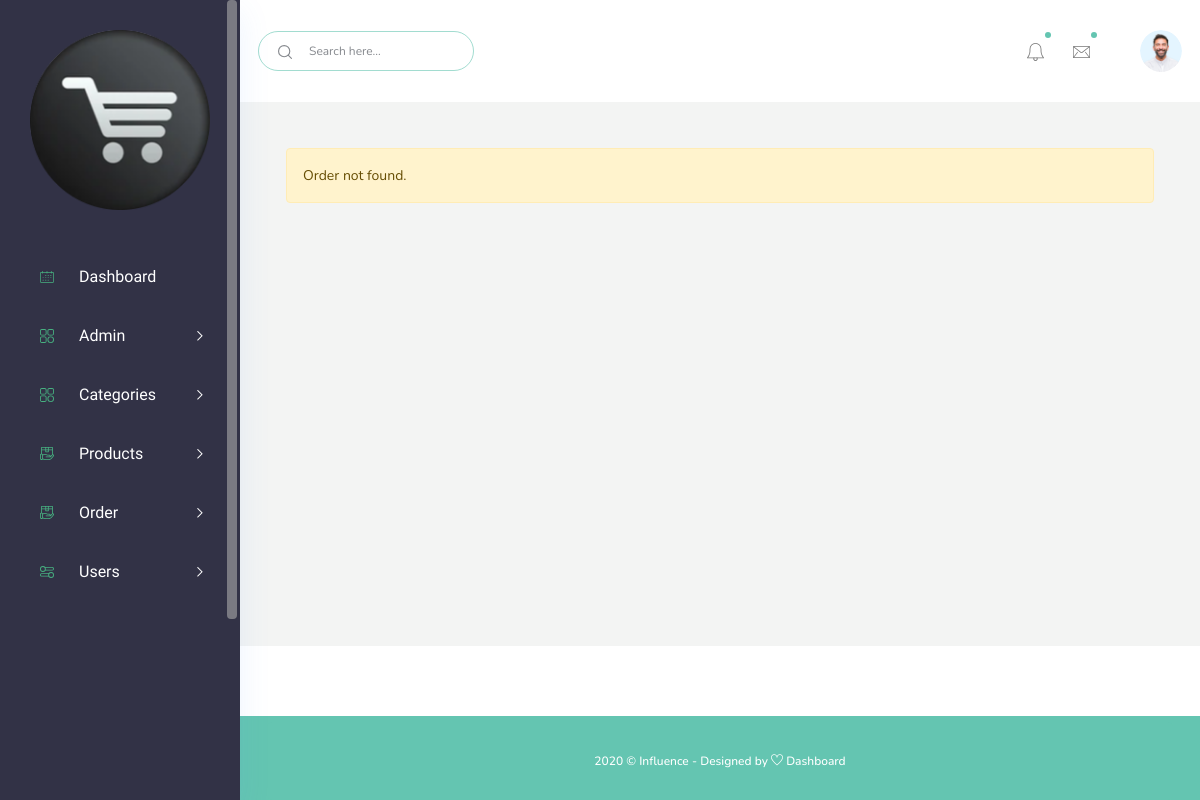
The page /admin/view_order.php?id=ORD553464 (signed in) on the database as committed earlier.
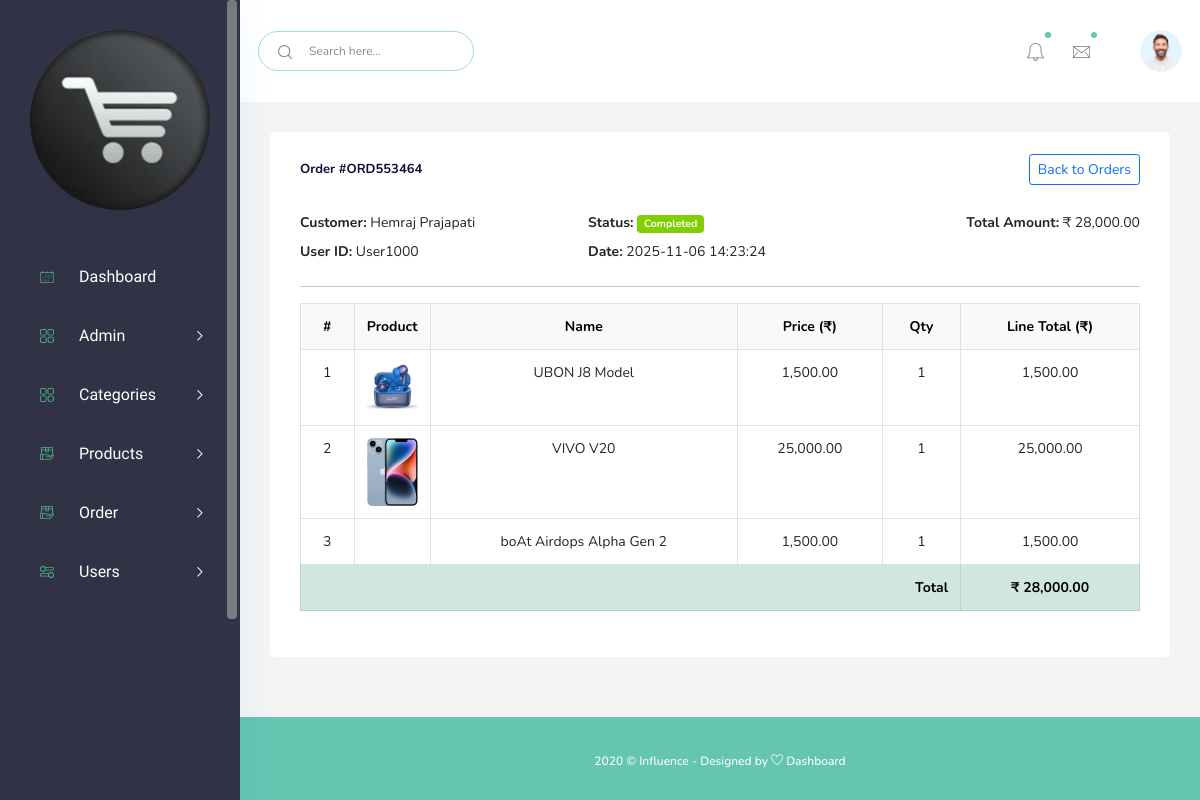
The same page on the database as committed later.
### tables this page shows
CREATE TABLE `ec_orders` (
  `id` int(11) NOT NULL,
  `order_id` varchar(30) NOT NULL,
  `user_id` varchar(20) NOT NULL,
  `customer_name` varchar(255) DEFAULT NULL,
  `total_amount` decimal(10,2) DEFAULT 0.00,
  `status` tinyint(1) DEFAULT 0,
  `created_at` timestamp NOT NULL DEFAULT current_timestamp()
);

CREATE TABLE `ec_order_items` (
  `id` int(11) NOT NULL,
  `order_id` varchar(30) NOT NULL,
  `pro_id` int(11) NOT NULL,
  `quantity` int(11) NOT NULL DEFAULT 1,
  `price` decimal(10,2) NOT NULL,
  `line_total` decimal(10,2) NOT NULL
);

CREATE TABLE `ec_products` (
  `id` int(11) NOT NULL,
  `pro_id` int(10) DEFAULT NULL,
  `pro_name` varchar(255) DEFAULT NULL,
  `pro_cate` int(10) DEFAULT NULL,
  `pro_sub_cate` int(10) DEFAULT NULL,
  `pro_desc` longblob DEFAULT NULL,
  `stock` int(10) DEFAULT NULL,
  `mrp` decimal(10,2) DEFAULT NULL,
  `selling_price` decimal(10,2) DEFAULT NULL,
  `pro_image` varchar(255) DEFAULT NULL,
  `meta_title` text DEFAULT NULL,
  `meta_desc` text DEFAULT NULL,
  `meta_key` text DEFAULT NULL,
  `status` int(11) DEFAULT NULL,
  `slug_url` text DEFAULT NULL,
  `added_on` varchar(30) DEFAULT NULL
);

### admin/view_order.php (the view, shortened to what this page needs)
<?php
include("include/header.php");
$order_id = isset($_GET['id']) ? mysqli_real_escape_string($connect, $_GET['id']) : '';
$ord_q = mysqli_query($connect, "SELECT * FROM ec_orders WHERE order_id='".$order_id."' LIMIT 1");
$order = $ord_q ? mysqli_fetch_assoc($ord_q) : null;
if(!$order){
    echo "<div class='main_content_iner'><div class='container-fluid p-0 sm_padding_15px'><div class='alert alert-warning m-3'>Order not found.</div></div></div>";
    include("include/footer.php");
    exit();
}
$items_q = mysqli_query($connect, "SELECT i.*, p.pro_name, p.pro_image FROM ec_order_items i LEFT JOIN ec_products p ON p.pro_id = i.pro_id WHERE i.order_id='".$order_id."'");
?>
<div class="main_content_iner">
  <div class="container-fluid p-0 sm_padding_15px">
    <div class="row justify-content-center">
      <div class="col-lg-12">
        <div class="white_card mb_30">
          <div class="white_card_header">
            <div class="box_header m-0 d-flex justify-content-between align-items-center">
              <div class="main-title"><h3 class="m-0">Order #<?php echo htmlspecialchars($order_id); ?></h3></div>
              <a href="orders.php" class="btn btn-sm btn-outline-primary">Back to Orders</a>
            </div>
          </div>
          <div class="white_card_body">
            <div class="row">
              <div class="col-md-4">
                <div class="mb-2"><strong>Customer:</strong> <?php echo htmlspecialchars($order['customer_name'] ?? ''); ?></div>
                <div class="mb-2"><strong>User ID:</strong> <?php echo htmlspecialchars($order['user_id'] ?? ''); ?></div>
              </div>
              <div class="col-md-4">
                <div class="mb-2"><strong>Status:</strong> <?php echo ((int)$order['status']===1?'<span class="badge bg-success">Completed</span>':((int)$order['status']===0?'<span class="badge bg-warning">Pending</span>':'<span class="badge bg-danger">Cancelled</span>')); ?></div>
                <div class="mb-2"><strong>Date:</strong> <?php echo htmlspecialchars($order['created_at']); ?></div>
              </div>
              <div class="col-md-4 text-md-end">
                <div class="mb-2"><strong>Total Amount:</strong> ₹ <?php echo number_format((float)$order['total_amount'],2); ?></div>
              </div>
            </div>
            <hr>
            <div class="table-responsive">
              <table class="table table-bordered align-middle text-center">
                <thead class="table-light">
                  <tr>
                    <th>#</th>
                    <th>Product</th>
                    <th>Name</th>
                    <th>Price (₹)</th>
                    <th>Qty</th>
                    <th>Line Total (₹)</th>
                  </tr>
                </thead>
                <tbody>
                  <?php
                  $s=1; $calc_total=0;
                  while($it = mysqli_fetch_assoc($items_q)):
                    $calc_total += (float)$it['line_total'];
                  ?>
                  <tr>
                    <td><?php echo $s++; ?></td>
                    <td style="width:70px"><img src="../uploads/<?php echo htmlspecialchars($it['pro_image'] ?? ''); ?>" alt="" style="width:60px" class="img-fluid"></td>
                    <td><?php echo htmlspecialchars($it['pro_name'] ?? (string)$it['pro_id']); ?></td>
                    <td><?php echo number_format((float)$it['price'], 2); ?></td>
                    <td><?php echo (int)$it['quantity']; ?></td>
                    <td><?php echo number_format((float)$it['line_total'], 2); ?></td>
                  </tr>
                  <?php endwhile; ?>
                </tbody>
                <tfoot>
                  <tr class="table-success">
                    <td colspan="5" class="text-end fw-bold">Total</td>
                    <td class="fw-bold">₹ <?php echo number_format($calc_total,2); ?></td>
                  </tr>
                </tfoot>
              </table>
            </div>
          </div>
        </div>
      </div>
    </div>
  </div>
</div>
<?php include("include/footer.php"); ?>

### admin/include/header.php (shortened to what this page needs)
<!DOCTYPE html>
<html lang="zxx">
   <head>
      <link rel="stylesheet" href="./asset/css/bootstrap1.min.css" />
      <?php include("include/links.php"); ?>
   </head>
   <body class="crm_body_bg">
      <nav class="sidebar vertical-scroll dark_sidebar  ps-container ps-theme-default ps-active-y">
         <div class="logo d-flex justify-content-between">
            <a href="index.php"><img src="./asset/img/Quick-Cart-logo.png" alt></a>
         </div>
         <ul id="sidebar_menu">
            <li class>
               <a href="index.php" aria-expanded="false">
                  <div class="icon_menu">
                     <img src="./asset/img/menu-icon/7.svg" alt>
                  </div>
                  <span>Dashboard</span>
               </a>
            </li>
            <li class>
               <a class="has-arrow" href="#" aria-expanded="false">
                  <div class="icon_menu">
                     <img src="./asset/img/menu-icon/2.svg" alt>
                  </div>
                  <span>Admin</span>
               </a>
            </li>
            <li class>
               <a class="has-arrow" href="#" aria-expanded="false">
                  <div class="icon_menu">
                     <img src="./asset/img/menu-icon/2.svg" alt>
                  </div>
                  <span>Categories</span>
               </a>
            </li>
            <li class>
               <a class="has-arrow" href="#" aria-expanded="false">
                  <div class="icon_menu">
                     <img src="./asset/img/menu-icon/8.svg" alt>
                  </div>
                  <span>Products</span>
               </a>
            </li>
            <li class>
               <a class="has-arrow" href="#" aria-expanded="false">
                  <div class="icon_menu">
                     <img src="./asset/img/menu-icon/8.svg" alt>
                  </div>
                  <span>Order</span>
               </a>
            </li>
            <li class>
               <a class="has-arrow" href="#" aria-expanded="false">
                  <div class="icon_menu">
                     <img src="./asset/img/menu-icon/9.svg" alt>
                  </div>
                  <span>Users</span>
               </a>
            </li>
         </ul>
      </nav>
      <section class="main_content dashboard_part large_header_bg">
         <div class="container-fluid g-0">
            <div class="row">
               <div class="col-lg-12 p-0 ">
                  <div class="header_iner d-flex justify-content-between align-items-center">
                     <div class="serach_field-area d-flex align-items-center">
                        <div class="search_inner">
                           <form action="#">
                              <div class="search_field">
                                 <input type="text" placeholder="Search here...">
                              </div>
                              <button type="submit"> <img src="asset/img/icon/icon_search.svg" alt> </button>
                           </form>
                        </div>
                     </div>
                     <div class="header_right d-flex justify-content-between align-items-center">
                        <div class="header_notification_warp d-flex align-items-center">
                           <li>
                              <a class="bell_notification_clicker nav-link-notify" href="#"> <img src="asset/img/icon/bell.svg" alt>
                              </a>
                           </li>
                           <li>
                              <a class="CHATBOX_open nav-link-notify" href="#"> <img src="asset/img/icon/msg.svg" alt> </a>
                           </li>
                        </div>
                        <div class="profile_info">
                           <img src="asset/img/client_img.png" alt="#">
                        </div>
                     </div>
                  </div>
               </div>
            </div>
         </div>

### admin/include/links.php
<link rel="stylesheet" href="./asset/css/bootstrap1.min.css" />
<link rel="stylesheet" href="./asset/vendors/themefy_icon/themify-icons.css" />
<link rel="stylesheet" href="./asset/vendors/niceselect/asset/css/nice-select.css" />
<link rel="stylesheet" href="./asset/vendors/owl_carousel/asset/css/owl.carousel.css" />
<link rel="stylesheet" href="./asset/vendors/gijgo/gijgo.min.css" />
<link rel="stylesheet" href="./asset/vendors/font_awesome/asset/css/all.min.css" />
<link rel="stylesheet" href="./asset/vendors/tagsinput/tagsinput.css" />
<link rel="stylesheet" href="./asset/vendors/datepicker/date-picker.css" />
<link rel="stylesheet" href="./asset/vendors/scroll/scrollable.css" />
<link rel="stylesheet" href="./asset/vendors/datatable/asset/css/jquery.dataTables.min.css" />
<link rel="stylesheet" href="./asset/vendors/datatable/asset/css/responsive.dataTables.min.css" />
<link rel="stylesheet" href="./asset/vendors/datatable/asset/css/buttons.dataTables.min.css" />
<link rel="stylesheet" href="./asset/vendors/morris/morris.css">
<link rel="stylesheet" href="./asset/vendors/material_icon/material-icons.css" />
<link rel="stylesheet" href="./asset/css/metisMenu.css">
<link rel="stylesheet" href="./asset/css/style1.css" />
<link rel="stylesheet" href="./asset/css/colors/default.css" id="colorSkinCSS">

### admin/include/footer.php (shortened to what this page needs)
         <div class="footer_part">
            <div class="container-fluid">
               <div class="row">
                  <div class="col-lg-12">
                     <div class="footer_iner text-center">
                        <p>2020 © Influence - Designed by <a href="#"> <i class="ti-heart"></i> </a><a href="#"> Dashboard</a></p>
                     </div>
                  </div>
               </div>
            </div>
         </div>
      </section>
   </body>
</html>

### admin/asset/css/metisMenu.css (style rules this page uses)
.metismenu .has-arrow { position: relative }
.metismenu .has-arrow::after { position: absolute; content: ''; transform: rotate(-90deg) translate(0, -50%); transform-origin: top; top: 50%; transition: all .3s ease-out; right: 40px; content: "\e64b"; font-family: themify; color: #a5adc6; font-weight: 600; font-size: 14px }

Rows that differ between the two databases and show on the page:
added ec_orders: customer_name "Hemraj Prajapati", user "User1000", created_at "2025-11-06 14:23:24", total_amount "28,000.00"
added ec_order_items: ec_products.pro_image (picture), ec_products.pro_name "UBON J8 Model", price "1,500.00", quantity "1", line_total "1,500.00"
added ec_order_items: ec_products.pro_image (picture), ec_products.pro_name "VIVO V20", price "25,000.00", quantity "1", line_total "25,000.00"
added ec_order_items: ec_products.pro_name "boAt Airdops Alpha Gen 2", price "1,500.00", quantity "1", line_total "1,500.00"
Other text that changed with them:
$order_id: (not shown) → "ORD553464"
$calc_total: (not shown) → "28,000.00"
text no longer shown: "Order not found."
text now shown: "Order # Back to Orders Customer: User ID: Status: Completed Date: Total Amount: ₹ # Product Name Price (₹) Qty Line Total (₹) Total ₹"
